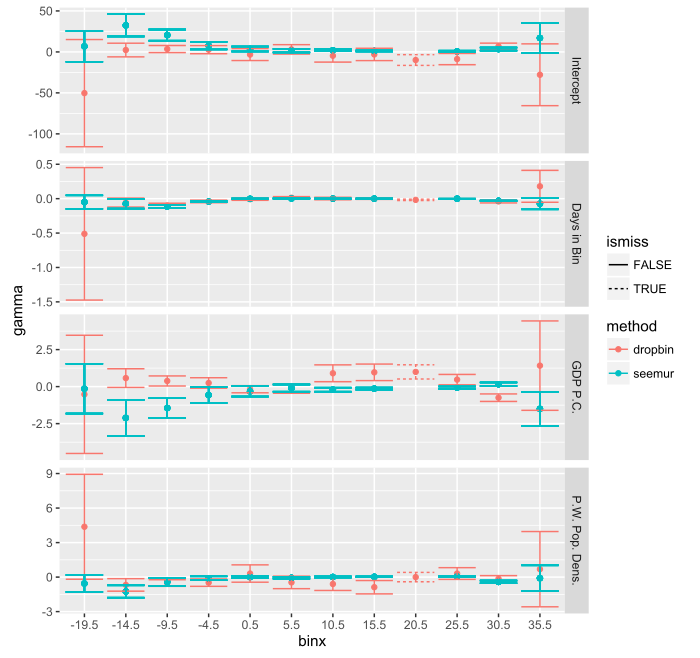

The script that drew this image:
setwd("~/research/gcp/impact-calculations/interpolate")

data.dir <- "../../data/adaptation"
source("mortality-helper.R")

stan.model.estl <- "
data {
    int<lower=1> N; // number of study regions
    int<lower=1> K; // number of coefficients (not including dropped)
    int<lower=1> L; // number of predictors, including intercept

    vector[K] beta[N]; // estimated effects
    cov_matrix[K] Sigma[N]; // VCV across betas

    matrix[N, L] x[K]; // predictors across regions
    matrix[N, L] x_dropped; // predictors across regions for dropped bin
}
transformed data {
    real maxbeta;

    // Optimization: only compute decomposition once
    matrix[K, K] CholL[N];
    for (ii in 1:N)
      CholL[ii] <- cholesky_decompose(Sigma[ii]);

    for (ii in 1:N)
      maxbeta <- fmax(maxbeta, max(beta[ii]));
}
parameters {
    vector[L] gamma[K]; // surface parameters
    real<lower=0> tau[K]; // variance in hyper equation
    vector<lower=0>[K] delta_theta[N]; // z-scores of true effects + baseline

    vector<lower=0>[N] baseline; // baseline value in coeff space, so all beta + baseline > 0
    vector[L] gamma_dropped;
    real<lower=0> tau_dropped;
}
transformed parameters {
    vector<lower=0>[N] delta_transtheta[K]; // transpose of delta_theta
    for (ii in 1:N) {
      for (kk in 1:K)
        delta_transtheta[kk][ii] <- delta_theta[ii][kk];
    }
}
model {
    baseline ~ lognormal(x_dropped * gamma_dropped, tau_dropped);

    // observed betas drawn from true parameters
    for (ii in 1:N)
       beta[ii] ~ multi_normal_cholesky(delta_theta[ii] - baseline[ii], CholL[ii]);

    // true parameters produced by linear expression
    for (kk in 1:K)
      increment_log_prob(lognormal_log(delta_transtheta[kk], x[kk] * gamma[kk], tau[kk]));
}"

## Test Bayesian
fit <- estimate.bayes(surface, stan.model.here=stan.model.estl, stan.data.extra=list("x_dropped"=dropped.preds), dropbin=8, chains=4)

fit <- estimate.bayes(surface, stan.model.here=stan.model.estl, stan.data.extra=list("x_dropped"=dropped.preds), dropbin=8, chains=4)

save(fit, file="mortality_dropbin.RData")
load("mortality_dropbin.RData")

library(rstan)
la <- extract(fit, permute=T)

library(reshape2)
library(ggplot2)

binlos <- c(-Inf, -17, -12, -7, -2, 3, 8, 13, 23, 28, 33)
binhis <- c(-17, -12, -7, -2, 3, 8, 13, 18, 28, 33, Inf)
predictors <- c("Intercept", "Days in Bin", "GDP P.C.", "P.W. Pop. Dens.")

df <- data.frame(binlo=c(), binhi=c(), predictor=c(), gamma=c(), sdev=c(), ismiss=c(), method=c())
for (ii in 1:length(binlos)) {
    for (jj in 1:4) {
        values <- la$gamma[, ii, jj]
        df <- rbind(df, data.frame(binlo=binlos[ii], binhi=binhis[ii], predictor=predictors[jj],
                                   gamma=mean(values), sdev=sd(values), ismiss=F, method="dropbin"))
    }
}
for (jj in 1:4) {
    values <- la$gamma_dropped[, jj]
    df <- rbind(df, data.frame(binlo=18, binhi=23, predictor=predictors[jj],
                               gamma=mean(la$gamma_dropped[, jj]), sdev=sd(values),
                               ismiss=T, method="dropbin"))
}

fullbayes0 <- read.csv("fullbayes0.csv")
seemur <- read.csv("seemur.csv")

for (ii in 1:nrow(fullbayes0))
    df <- rbind(df, data.frame(binlo=rep(fullbayes0$binlo, 4),
                               binhi=rep(fullbayes0$binhi, 4),
                               predictor=rep(predictors, each=nrow(fullbayes0)),
                               gamma=c(fullbayes0$intercept_coef, fullbayes0$bindays_coef,
                                       fullbayes0$gdppc_coef, fullbayes0$popop_coef),
                               sdev=c(fullbayes0$intercept_serr, fullbayes0$bindays_serr,
                                      fullbayes0$gdppc_serr, fullbayes0$popop_serr),
                               ismiss=F, method="fullbayes0"))

for (ii in 1:nrow(seemur))
    df <- rbind(df, data.frame(binlo=rep(seemur$binlo, 4),
                               binhi=rep(seemur$binhi, 4),
                               predictor=rep(predictors, each=nrow(seemur)),
                               gamma=c(seemur$intercept_coef, seemur$bindays_coef,
                                       seemur$gdppc_coef, seemur$popop_coef),
                               sdev=c(seemur$intercept_serr, seemur$bindays_serr,
                                      seemur$gdppc_serr, seemur$popop_serr),
                               ismiss=F, method="seemur"))

df$binx <- (df$binlo + df$binhi) / 2
df$binx[df$binx == -Inf] <- -19.5
df$binx[df$binx == Inf] <- 35.5
df$binx <- factor(df$binx)

ggplot(subset(df, method != "fullbayes0"), aes(x=binx, y=gamma, colour=method, linetype=ismiss)) +
    facet_grid(predictor ~ ., scales="free") +
    geom_point() +
    geom_errorbar(aes(ymin=gamma + sdev, ymax=gamma - sdev))
